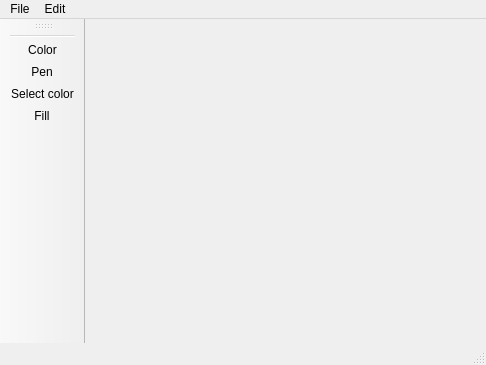
<?xml version="1.0" encoding="UTF-8"?>
<ui version="4.0">
 <class>Pixelite</class>
 <widget class="QMainWindow" name="Pixelite">
  <property name="geometry">
   <rect>
    <x>0</x>
    <y>0</y>
    <width>486</width>
    <height>365</height>
   </rect>
  </property>
  <property name="windowTitle">
   <string>Pixelite</string>
  </property>
  <property name="styleSheet">
   <string notr="true">QPushButton {
 border: 1px solid black
}</string>
  </property>
  <widget class="QWidget" name="centralwidget">
   <layout class="QHBoxLayout" name="horizontalLayout" stretch="1">
    <item>
     <widget class="DrawPane" name="drawPane" native="true"/>
    </item>
   </layout>
  </widget>
  <widget class="QMenuBar" name="menubar">
   <property name="geometry">
    <rect>
     <x>0</x>
     <y>0</y>
     <width>486</width>
     <height>25</height>
    </rect>
   </property>
   <widget class="QMenu" name="menuFile">
    <property name="title">
     <string>File</string>
    </property>
    <widget class="QMenu" name="menuRecent">
     <property name="title">
      <string>Recent</string>
     </property>
     <addaction name="separator"/>
     <addaction name="actionclear_recent"/>
    </widget>
    <addaction name="actionNew"/>
    <addaction name="separator"/>
    <addaction name="actionOpen"/>
    <addaction name="menuRecent"/>
    <addaction name="separator"/>
    <addaction name="actionSave"/>
    <addaction name="actionSave_as"/>
    <addaction name="separator"/>
    <addaction name="actionQuit"/>
   </widget>
   <widget class="QMenu" name="menuEdit">
    <property name="title">
     <string>Edit</string>
    </property>
    <addaction name="actionUndo"/>
    <addaction name="actionRedo"/>
   </widget>
   <addaction name="menuFile"/>
   <addaction name="menuEdit"/>
  </widget>
  <widget class="QStatusBar" name="statusbar"/>
  <widget class="QToolBar" name="toolBar">
   <property name="windowTitle">
    <string>toolBar</string>
   </property>
   <attribute name="toolBarArea">
    <enum>LeftToolBarArea</enum>
   </attribute>
   <attribute name="toolBarBreak">
    <bool>false</bool>
   </attribute>
   <addaction name="separator"/>
   <addaction name="acColor"/>
   <addaction name="actionPen"/>
   <addaction name="acSelectColor"/>
   <addaction name="actionFill"/>
  </widget>
  <action name="acSelectColor">
   <property name="checkable">
    <bool>true</bool>
   </property>
   <property name="icon">
    <iconset resource="Pixelite.qrc">
     <normaloff>:/icons/pipette.png</normaloff>:/icons/pipette.png</iconset>
   </property>
   <property name="text">
    <string>Select color</string>
   </property>
   <property name="toolTip">
    <string>Select color from image</string>
   </property>
   <property name="shortcut">
    <string>S</string>
   </property>
  </action>
  <action name="acColor">
   <property name="icon">
    <iconset resource="Pixelite.qrc">
     <normaloff>:/icons/empty.png</normaloff>:/icons/empty.png</iconset>
   </property>
   <property name="text">
    <string>Color</string>
   </property>
   <property name="toolTip">
    <string>select draw color</string>
   </property>
   <property name="shortcut">
    <string>C</string>
   </property>
  </action>
  <action name="actionNew">
   <property name="icon">
    <iconset resource="Pixelite.qrc">
     <normaloff>:/icons/icons/new_file.png</normaloff>:/icons/icons/new_file.png</iconset>
   </property>
   <property name="text">
    <string>New</string>
   </property>
   <property name="shortcut">
    <string>Ctrl+N</string>
   </property>
  </action>
  <action name="actionOpen">
   <property name="icon">
    <iconset resource="Pixelite.qrc">
     <normaloff>:/icons/icons/open_file.png</normaloff>:/icons/icons/open_file.png</iconset>
   </property>
   <property name="text">
    <string>Open</string>
   </property>
   <property name="shortcut">
    <string>Ctrl+O</string>
   </property>
  </action>
  <action name="actionSave">
   <property name="icon">
    <iconset resource="Pixelite.qrc">
     <normaloff>:/icons/icons/save_file.png</normaloff>:/icons/icons/save_file.png</iconset>
   </property>
   <property name="text">
    <string>Save</string>
   </property>
   <property name="shortcut">
    <string>Ctrl+S</string>
   </property>
  </action>
  <action name="actionSave_as">
   <property name="icon">
    <iconset resource="Pixelite.qrc">
     <normaloff>:/icons/icons/save_file_as.png</normaloff>:/icons/icons/save_file_as.png</iconset>
   </property>
   <property name="text">
    <string>Save as</string>
   </property>
   <property name="shortcut">
    <string>Ctrl+Shift+S</string>
   </property>
  </action>
  <action name="actionQuit">
   <property name="icon">
    <iconset resource="Pixelite.qrc">
     <normaloff>:/icons/icons/quit.png</normaloff>:/icons/icons/quit.png</iconset>
   </property>
   <property name="text">
    <string>Quit</string>
   </property>
   <property name="shortcut">
    <string>Ctrl+Q</string>
   </property>
  </action>
  <action name="actionUndo">
   <property name="icon">
    <iconset resource="Pixelite.qrc">
     <normaloff>:/icons/icons/undo.png</normaloff>:/icons/icons/undo.png</iconset>
   </property>
   <property name="text">
    <string>Undo</string>
   </property>
   <property name="shortcut">
    <string>Ctrl+Z</string>
   </property>
  </action>
  <action name="actionRedo">
   <property name="icon">
    <iconset resource="Pixelite.qrc">
     <normaloff>:/icons/icons/redo.png</normaloff>:/icons/icons/redo.png</iconset>
   </property>
   <property name="text">
    <string>Redo</string>
   </property>
   <property name="shortcut">
    <string>Ctrl+Y</string>
   </property>
  </action>
  <action name="actionclear_recent">
   <property name="text">
    <string>clear recent</string>
   </property>
  </action>
  <action name="actionPen">
   <property name="checkable">
    <bool>true</bool>
   </property>
   <property name="icon">
    <iconset resource="Pixelite.qrc">
     <normaloff>:/icons/pen.png</normaloff>:/icons/pen.png</iconset>
   </property>
   <property name="text">
    <string>Pen</string>
   </property>
   <property name="shortcut">
    <string>E</string>
   </property>
  </action>
  <action name="actionFill">
   <property name="checkable">
    <bool>true</bool>
   </property>
   <property name="icon">
    <iconset resource="Pixelite.qrc">
     <normaloff>:/icons/icons/fill.png</normaloff>:/icons/icons/fill.png</iconset>
   </property>
   <property name="text">
    <string>Fill</string>
   </property>
   <property name="shortcut">
    <string>F</string>
   </property>
  </action>
 </widget>
 <customwidgets>
  <customwidget>
   <class>DrawPane</class>
   <extends>QWidget</extends>
   <header>DrawPane.h</header>
   <container>1</container>
  </customwidget>
 </customwidgets>
 <resources>
  <include location="Pixelite.qrc"/>
 </resources>
 <connections/>
</ui>
